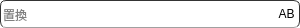
<?xml version="1.0" encoding="UTF-8"?>
<ui version="4.0">
 <class>ReplaceInputField</class>
 <widget class="QFrame" name="ReplaceInputField">
  <property name="geometry">
   <rect>
    <x>0</x>
    <y>0</y>
    <width>300</width>
    <height>28</height>
   </rect>
  </property>
  <property name="windowTitle">
   <string>Replace Input Field</string>
  </property>
  <property name="styleSheet">
   <string notr="true">QLineEdit, QToolButton {
	background: transparent;
	border: none;
	border-radius: 4px;
}
QFrame {
    border: 1px solid #343434;
    border-bottom: 1px solid #a0a0a0;
    background-color: palette(base);
    border-radius: 6px;
}
QFrame[active=&quot;true&quot;] {
    border-bottom: 1px solid palette(highlight);
}
QToolButton:hover {
    background-color: palette(midlight);
}
QToolButton:checked {
    background-color: palette(highlight);
}</string>
  </property>
  <layout class="QHBoxLayout" name="horizontalLayout">
   <property name="spacing">
    <number>0</number>
   </property>
   <property name="leftMargin">
    <number>0</number>
   </property>
   <property name="topMargin">
    <number>0</number>
   </property>
   <property name="rightMargin">
    <number>0</number>
   </property>
   <property name="bottomMargin">
    <number>0</number>
   </property>
   <item>
    <widget class="QLineEdit" name="replaceInput">
     <property name="placeholderText">
      <string>置換</string>
     </property>
    </widget>
   </item>
   <item>
    <widget class="QToolButton" name="preserveCaseButton">
     <property name="toolTip">
      <string>大文字と小文字を保持する (AB)</string>
     </property>
     <property name="text">
      <string>AB</string>
     </property>
     <property name="checkable">
      <bool>true</bool>
     </property>
    </widget>
   </item>
  </layout>
 </widget>
 <resources/>
 <connections/>
</ui>
